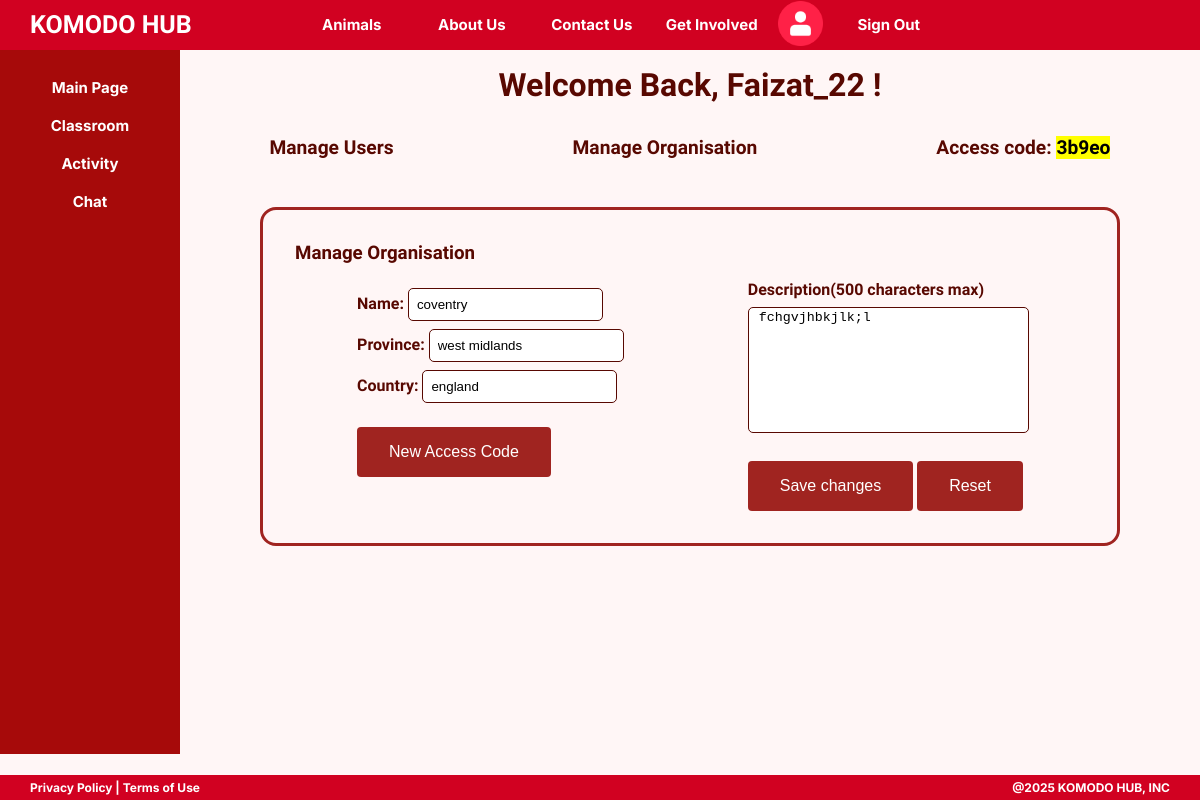
Screenshot of /principal/org/ (signed in) with the database file from the repository.
### models.py (models this page shows, shortened)
class User(db.Model, UserMixin):
    __tablename__ = "user"
    uid = db.Column(db.Integer, primary_key=True)
    username = db.Column(db.String(100), unique = True, nullable = False)
    email = db.Column(db.String(120), unique=True, nullable = False)
    first_name = db.Column(db.String(50), nullable = False)
    last_name = db.Column(db.String(50), nullable = False)
    dob = db.Column(db.String(10), nullable = False)
    password = db.Column(db.String(100), nullable = False)
    role = db.Column(db.String(10), default = "student")
    class_id = db.Column(db.Integer)
    org_id = db.Column(db.Integer, db.ForeignKey('organisation.org_id'))

class Organisation(db.Model):
    __tablename__ = "organisation"
    org_id = db.Column(db.Integer, primary_key=True)
    org_name = db.Column(db.String(200), unique=True, nullable = False)
    province = db.Column(db.String(120), nullable = False)
    country = db.Column(db.String(60), default = 'Indonesia')
    logo_data = db.Column(db.LargeBinary)
    logo_type = db.Column(db.Text)
    intro = db.Column(db.Text)
    access_code = db.Column(db.String(10))

### routes.py (the view, shortened to what this page needs)
    @app.route("/principal/org/", methods = ['GET','POST'])
    @login_required
    def principal_org():
        if request.method == 'GET':
            org = Organisation.query.filter(Organisation.org_id == current_user.org_id).first()
            org_name = org.org_name
            province = org.province
            country = org.country
            access_code = org.access_code
            description = org.intro
            return render_template("principal_org.html", username = current_user.username, org_name = org_name, access = access_code, province = province, country = country, description = description)

### templates/principal_org.html (shortened to what this page needs)
{% extends 'principal_main.html' %}
{% block head %}
    <link rel="stylesheet" href="{{ url_for('static', filename = 'principal_main.css') }}">
{% endblock %}
{% block box %}
<h3> Manage Organisation </h3>
<form id = "org-form" method="POST" action="/principal/org" >
    <div class = "left">
        <label for="org_name">Name: </label>
        <input id="org_name" type="text" name="org_name" value= "{{org_name}} "required><br>
        <label for="province">Province: </label>
        <input id="province" type="text" name="province" value= "{{province}}" required><br>
        <label for="country">Country: </label>
        <input id="country" type="text" name="country" value= "{{country}}" required><br>
        <button type = "button" id = "code">New Access Code</button>
    </div>
    <div class = "right">
        <label for="description">Description(500 characters max) </label><br>
        <textarea id="description" type="text" name="description" required> {{description}} </textarea><br>
        <button type = "submit">Save changes</button>
        <button type = "reset">Reset</button>
    </div>
</form>
{% endblock %}

### templates/principal_main.html (shortened to what this page needs)
{% extends 'PrivateMain.html' %}
{% block body %}
<h3 id = "welcome"> Welcome Back, {{username}} !</h3>
<div class = "top-row">
    <a href="{{ url_for('principal_dashboard') }}">Manage Users</a>
    <a href="{{ url_for('principal_org') }}">Manage Organisation</a>
    <p> Access code: <mark>{{access}}</mark> </p>
</div>
<div class = "box">
    {% block box %}
    {% endblock %}
</div>
{% endblock %}

### static/principal_main.css (style rules this page uses)
body { font-family: "Gothic A1"; font-weight: bold; color: #580801; }
#welcome { text-align: center; font-size: 2rem; padding-top: 1rem; }
.top-row { display: flex; }
.top-row a { background-color: transparent; border: none; font-family: "Gothic A1"; font-weight: bold; text-decoration: none; color: #580801; font-size: 1.2rem; margin: auto; }
.top-row p { font-size: 1.2rem; margin: auto; }
.box { border: solid; border-color: #a02420; border-radius: 1rem; margin: 3rem 5rem; padding: 2rem; }
.box h3 { margin: 0; padding-bottom: 1rem; }
.box label { text-align: left; margin: 10px 0 5px; font-weight: bold; color: #580801; }
.box input { padding: 8px; border: 1px solid #580801; border-radius: 5px; outline: none; margin-top: 0.5rem; }
.box button { background-color: #a02420; border: none; color: white; text-align: center; text-decoration: none; display: inline-block; font-size: 16px; margin-top: 1.5rem; padding: 1rem 2rem; cursor: pointer; border-radius: 4px; }
#org-form { display: flex; }
#org-form .left { margin: auto; margin-top: 0; }
#org-form .right { margin: auto; margin-top: 0; }
.right textarea { width: 100%; height: 15vh; border: 1px solid #580801; border-radius: 5px; outline: none; margin-top: 0.5rem; resize: none; }

### static/private.css (style rules this page uses)
html, body { padding: 0; margin: 0; background-color: #FFF6F6; width: 100%; font-family: 'Gothic A1'; }

### rows the page displays
User: username "Faizat_22"
Organisation: access_code "3b9eo", org_name "coventry", province "west midlands", country "england", description "fchgvjhbkjlk;l"
